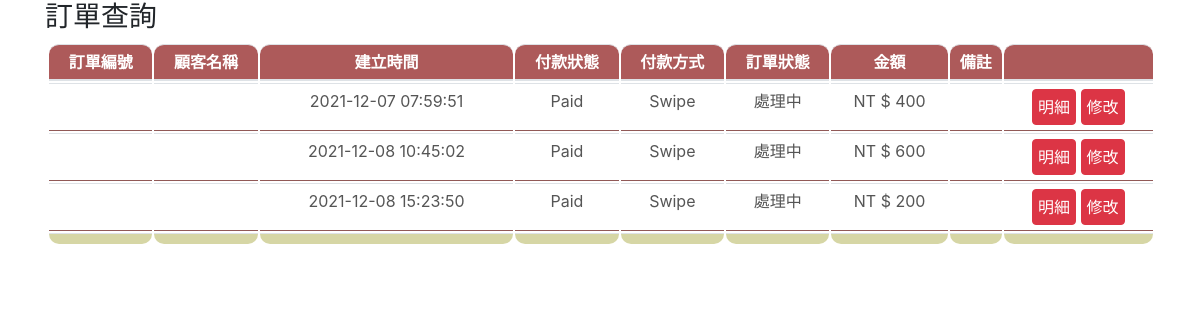
/pages/order/order.php, run on the app's committed database.
### tables this page shows
CREATE TABLE `order_tracking` (
  `id` int(6) NOT NULL,
  `order_num` int(6) NOT NULL,
  `user_id` varchar(20) NOT NULL,
  `date` datetime NOT NULL,
  `payment_status` varchar(10) NOT NULL,
  `payment_method` varchar(10) NOT NULL,
  `order_status` varchar(20) NOT NULL,
  `sum` varchar(10) NOT NULL,
  `remark` varchar(10) NOT NULL,
  `record` text NOT NULL
);

### pages/order/order.php (the view, shortened to what this page needs)
<?php
require_once "../../components/pdo-connect.php";
$sqlorder = "SELECT * FROM order_tracking";
$stmt = $db_host->prepare($sqlorder);
try {
    $stmt->execute();
    $rowsOrder = $stmt->fetchAll(PDO::FETCH_ASSOC);
} catch (PDOException $e) {
    echo $e->getMessage();
}
?>
<!doctype html>
<html lang="en">
<head>
    <link rel="stylesheet" href="https://stackpath.bootstrapcdn.com/bootstrap/4.3.1/css/bootstrap.min.css">
</head>
<body>
    <div class="container">
        <div class="row align-items-center">
            <div class="col">
                <h3>訂單查詢</h3>
            </div>
        </div>
        <table class="table">
            <thead>
                <tr>
                    <th>訂單編號</th>
                    <th>顧客名稱</th>
                    <th>建立時間</th>
                    <th>付款狀態</th>
                    <th>付款方式</th>
                    <th>訂單狀態</th>
                    <th>金額</th>
                    <th>備註</th>
                    <th></th>
                </tr>
            </thead>
            <?php
            foreach ($rowsOrder as $value) :
            ?>
                <tbody>
                    <tr>
                        <td><?= $value["order-num"] ?></td>
                        <td><?=
                            $value["user-id"] ?></td>
                        <td><?= $value["date"] ?></td>
                        <td><?= $value["payment_status"] ?></td>
                        <td><?= $value["payment_method"] ?></td>
                        <td>處理中</td>
                        <td>NT &#36 <?= $value["sum"] ?></td>
                        <td></td>
                        <td>
                            <div class="btn-group" role="group" aria-label="Basic mixed styles example">
                                <a href="./order-details.php?id=<?= $value["id"] ?>" class="btn btn-danger">明細</a>
                            </div>
                            <div class="btn-group" role="group" aria-label="Basic mixed styles example">
                                <a href="./detail-edit.php?id=<?= $value["id"] ?>" class="btn btn-danger">修改</a>
                            </div>
                        </td>
                    </tr>
                <?php endforeach; ?>
                </tbody>
                <tfoot>
                    <tr>
                        <td></td>
                        <td></td>
                        <td></td>
                        <td></td>
                        <td></td>
                        <td></td>
                        <td></td>
                        <td></td>
                        <td></td>
                    </tr>
                </tfoot>
        </table>
    </div>
</body>
</html>

### pages/order/order.php (style rules this page uses)
body { background: #fff; }
a:link { text-decoration: none; }
.btn { position: relative; display: block; padding: 5px; text-align: center; border-radius: 4px; cursor: pointer; color: #fff; }
.table { width: 100%; border-collapse: separate; ; }
.table thead th { padding: 5px 0px; color: #fff; background-color: #AD5A5A; text-align: center; border-top-left-radius: 10px; border-top-right-radius: 10px; }
.table tbody td { padding: 5px 0px; color: #555; text-align: center; background-color: #fff; border-bottom: 1px solid #915957; }
.table tfoot td { padding: 5px 0px; text-align: center; background-color: #d6d6a5; border-bottom-left-radius: 10px; border-bottom-right-radius: 10px; }

### data on the page
order_tracking: date "2021-12-07 07:59:51", payment_status "Paid", payment_method "Swipe", sum "400"
order_tracking: date "2021-12-08 10:45:02", payment_status "Paid", payment_method "Swipe", sum "600"
order_tracking: date "2021-12-08 15:23:50", payment_status "Paid", payment_method "Swipe", sum "200"
